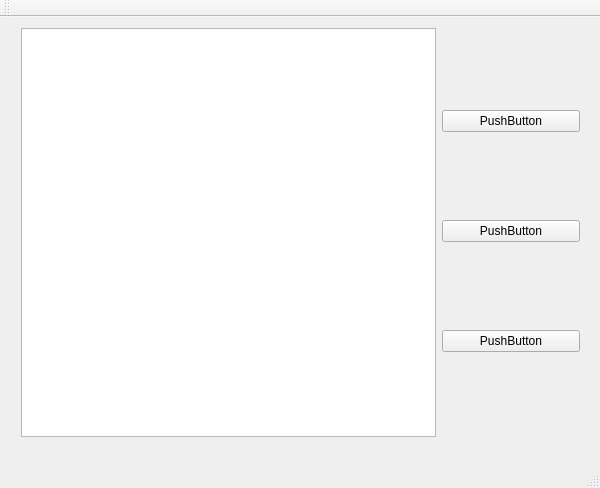
<?xml version="1.0" encoding="UTF-8"?>
<ui version="4.0">
 <class>MainWindow</class>
 <widget class="QMainWindow" name="MainWindow">
  <property name="geometry">
   <rect>
    <x>0</x>
    <y>0</y>
    <width>600</width>
    <height>488</height>
   </rect>
  </property>
  <property name="sizePolicy">
   <sizepolicy hsizetype="Preferred" vsizetype="Preferred">
    <horstretch>0</horstretch>
    <verstretch>0</verstretch>
   </sizepolicy>
  </property>
  <property name="minimumSize">
   <size>
    <width>500</width>
    <height>400</height>
   </size>
  </property>
  <property name="sizeIncrement">
   <size>
    <width>1</width>
    <height>1</height>
   </size>
  </property>
  <property name="baseSize">
   <size>
    <width>500</width>
    <height>400</height>
   </size>
  </property>
  <property name="windowTitle">
   <string>MainWindow</string>
  </property>
  <widget class="QWidget" name="centralWidget">
   <property name="sizePolicy">
    <sizepolicy hsizetype="Expanding" vsizetype="Expanding">
     <horstretch>1</horstretch>
     <verstretch>1</verstretch>
    </sizepolicy>
   </property>
   <property name="minimumSize">
    <size>
     <width>500</width>
     <height>500</height>
    </size>
   </property>
   <property name="sizeIncrement">
    <size>
     <width>100</width>
     <height>100</height>
    </size>
   </property>
   <property name="baseSize">
    <size>
     <width>600</width>
     <height>600</height>
    </size>
   </property>
   <widget class="QWidget" name="horizontalLayoutWidget">
    <property name="geometry">
     <rect>
      <x>10</x>
      <y>0</y>
      <width>581</width>
      <height>431</height>
     </rect>
    </property>
    <layout class="QHBoxLayout" name="horizontalLayout" stretch="3,1">
     <property name="sizeConstraint">
      <enum>QLayout::SetMaximumSize</enum>
     </property>
     <item>
      <widget class="QGraphicsView" name="battleGraphicsView"/>
     </item>
     <item>
      <layout class="QVBoxLayout" name="verticalLayout" stretch="1,1,3">
       <item>
        <widget class="QPushButton" name="pushButton_3">
         <property name="text">
          <string>PushButton</string>
         </property>
        </widget>
       </item>
       <item>
        <widget class="QPushButton" name="pushButton_2">
         <property name="text">
          <string>PushButton</string>
         </property>
        </widget>
       </item>
       <item>
        <widget class="QPushButton" name="pushButton">
         <property name="text">
          <string>PushButton</string>
         </property>
        </widget>
       </item>
      </layout>
     </item>
    </layout>
   </widget>
  </widget>
  <widget class="QMenuBar" name="menuBar">
   <property name="geometry">
    <rect>
     <x>0</x>
     <y>0</y>
     <width>600</width>
     <height>30</height>
    </rect>
   </property>
  </widget>
  <widget class="QToolBar" name="mainToolBar">
   <property name="sizePolicy">
    <sizepolicy hsizetype="Expanding" vsizetype="Expanding">
     <horstretch>0</horstretch>
     <verstretch>0</verstretch>
    </sizepolicy>
   </property>
   <attribute name="toolBarArea">
    <enum>TopToolBarArea</enum>
   </attribute>
   <attribute name="toolBarBreak">
    <bool>false</bool>
   </attribute>
  </widget>
  <widget class="QStatusBar" name="statusBar"/>
 </widget>
 <layoutdefault spacing="6" margin="11"/>
 <resources/>
 <connections/>
</ui>
